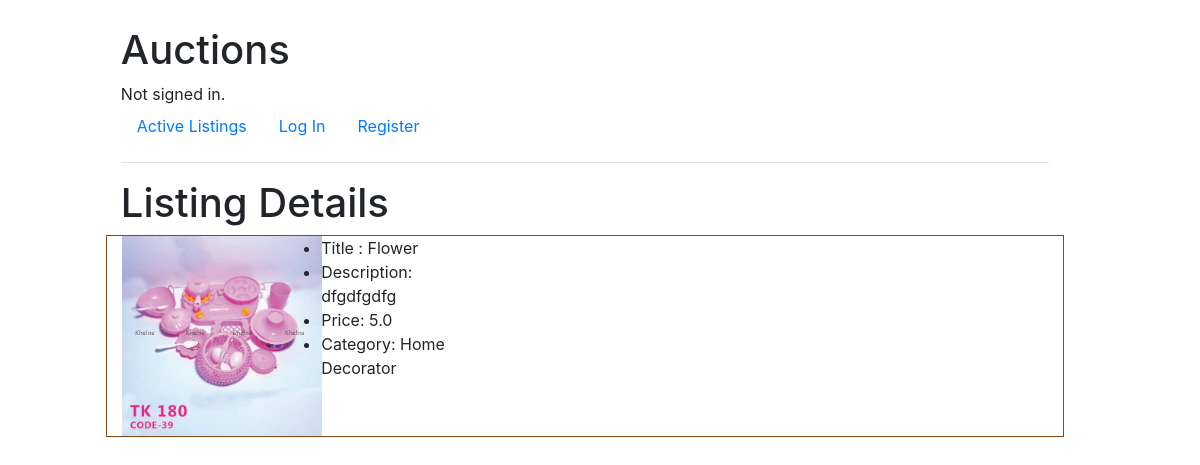
The page /listingDetails/1 on the database its author committed.
### auctions/models.py (models this page shows, shortened)
class Listing(models.Model):
    title = models.CharField(max_length=50)
    description = models.TextField(max_length=300)
    starting_bid = models.FloatField(max_length=254)
    image = models.ImageField(blank=True, null=True)
    category = models.CharField(max_length=50, blank=True)

### auctions/views.py (the view)
# urls.py: path("listingDetails/<str:listing_id>", views.listing_details, name="listingDetails"),
def listing_details(request, listing_id):
    listing = Listing.objects.get(id=listing_id)
    return render(request, "auctions/listing-details.html", {
        'listing': listing,
        'image': listing.image
    })

### auctions/templates/auctions/listing-details.html (shortened to what this page needs)
{% extends "auctions/layout.html" %} {% block body %}
<h1>
  Listing Details
</h1>
<div class="row new-added-listing mb-2">
  <div class="col-lg-2">
    <img src="{{ image.url }}" class="image-style" />
  </div>
  <div class="col-lg-3">
    <ul>
      <li>Title : {{ listing.title }}</li>
      <li>Description: {{ listing.description }}</li>
      <li>Price: {{ listing.starting_bid }}</li>
      <li>Category: {{ listing.category }}</li>
    </ul>
  </div>
</div>
{% endblock %}

### auctions/static/auctions/css/styles.css (style rules this page uses)
body { padding: 10px; }
.new-added-listing { border: 1px solid saddlebrown; }
.image-style { height: 200px; width: 200px; }

### rows shown on the page
Listing: title "Flower", description "dfgdfgdfg", starting_bid "5.0", category "Home Decorator"
